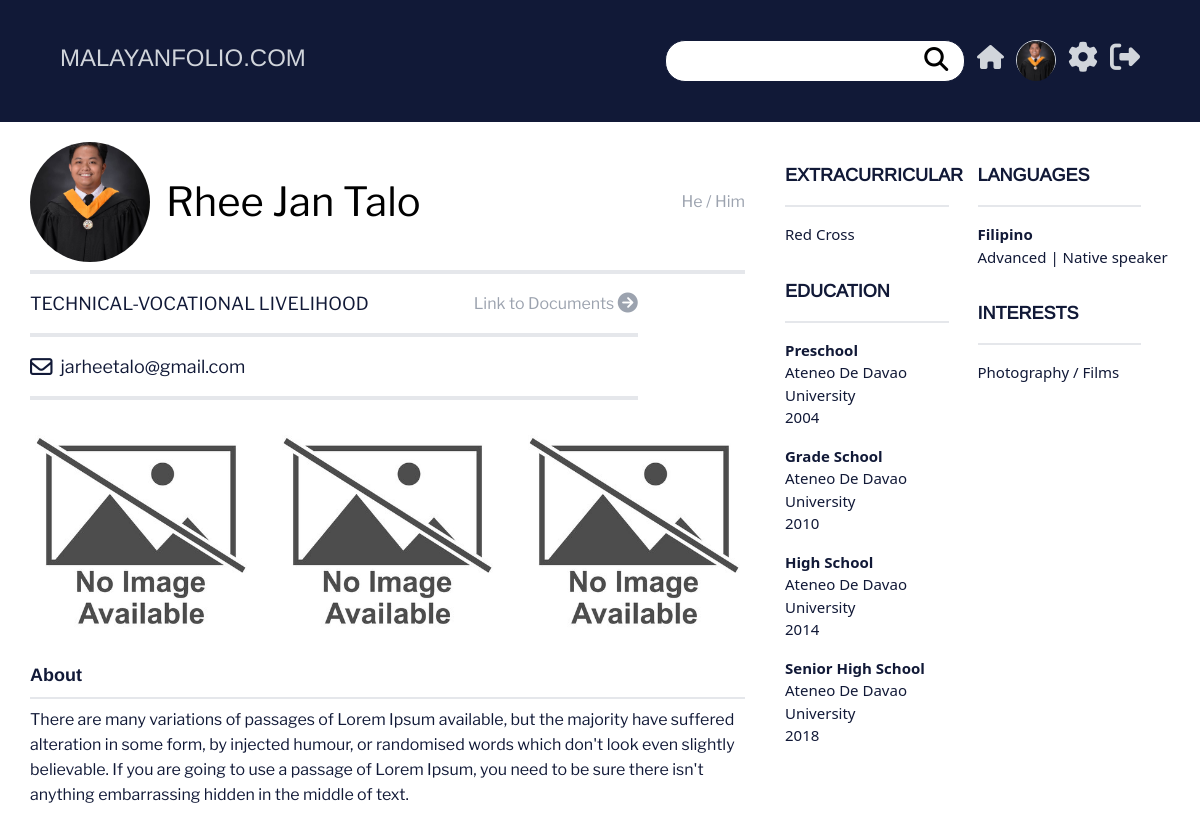
The app's page /profile/view_profile/13 (signed in) with its own data.
### profiles/models.py (models this page shows, shortened)
class UserProfile(models.Model):
    class Strands(models.TextChoices):
            STEM = "STEM", _("Science, Technology, Engineering, And Mathematics")
            ABM = "ABM", _("Accountancy, Business, and Management")
            HUMSS = "HUMSS",_("Humanities and Social Sciences")
            TVL = "TVL", _("Technical-Vocational Livelihood")
            ADT = "ADT",_("Arts and Design")
            ICT = "ICT", _("Information and Communications Technology")
    class Pronouns(models.TextChoices):
        F = "F", _("She / Her")
        M = "M", _("He / Him")
        T = "T",_("They / Them")
        AP = "AP", _("Any Pronouns")
        X = "X",_("Rather Not Say")
    user_id = models.ForeignKey(settings.AUTH_USER_MODEL, on_delete=models.CASCADE, db_constraint=False)
    fname = models.CharField(max_length=255, null=True, blank=True)
    lname = models.CharField(max_length=255, null=True, blank=True)
    strand = models.CharField(max_length=100, choices=Strands.choices, null=True, blank=True)
    pronouns = models.CharField(max_length=100, choices=Pronouns.choices, null=True, blank=True)
    pfp = models.ImageField(upload_to = 'images', null=True, blank=True)
    email = models.EmailField(max_length=120, null=True, blank=True)
    onedlink = models.URLField(max_length=200, null=True, blank=True)
    about = models.CharField(max_length=2550, null=True, blank=True)

class Clubs(models.Model):
    class ClubList(models.TextChoices):
        acads = "acads", _("Academics (Math, Science, Etc.)")
        red_cross = "red_cross", _("Red Cross")
        photo = "photo",_("Photography")
        sports = "sports", _("Sports")
        arts = "arts",_("Art")
        school_news = "school_news", _("School Newspaper")
        performance = "performance", _("Performance")
    user_id = models.ForeignKey(UserProfile, on_delete=models.CASCADE)
    user_club = models.CharField(max_length=100, choices=ClubList.choices, null=True, blank=True)

class Education(models.Model):
    class EducList(models.TextChoices):
        PS = "PS",_("Preschool")
        GS = "GS", _("Grade School")
        HS = "HS", _("High School")
        SHS = "SHS", _("Senior High School")
        COL = "COL",_("College")
    user_id = models.ForeignKey(UserProfile, on_delete=models.CASCADE)
    educ_type = models.CharField(max_length=255, choices=EducList.choices, null=True, blank=True)
    year = models.CharField(max_length=255, null=True, blank=True)
    school = models.CharField(max_length=255, null=True, blank=True)

class Languages(models.Model):
    class LanguageProficiency(models.TextChoices):
        BG = "BG",_("Beginner | limited working")
        MR = "MR", _("Mid-range | Conversation")
        AD = "AD", _("Advanced | Native speaker")
    user_id = models.ForeignKey(UserProfile, on_delete=models.CASCADE)
    user_lang = models.CharField(max_length=255, null=True, blank=True)
    lang_proficiency = models.CharField(choices=LanguageProficiency.choices, max_length=255, null=True, blank=True)

class Interests(models.Model):
    class InterestList(models.TextChoices):
        sports = "sports", _("Sports")
        travel = "travel", _("Travelling")
        photo = "photo",_("Photography / Films")
        art = "art", _("Art")
        gaming = "gaming",_("Gaming")
        pets = "pets", _("Pets")
        music = "music", _("Music")
        literature = "literature", _("Literature")
    user_id = models.ForeignKey(UserProfile, on_delete=models.CASCADE)
    user_interest = models.CharField(max_length=100, choices=InterestList.choices, null=True, blank=True)

### malayanfolio/views.py (the view)
def ViewProfile(request, user_id):
    if request.user.is_authenticated:
        loggedInProfile = UserProfile.objects.get(user_id = request.user.id)
    else:
        loggedInProfile = None
    userProfile = UserProfile.objects.get(id=user_id)
    userOutputs = Outputs.objects.get(user_id = userProfile.id)
    userClubs = Clubs.objects.filter(user_id = userProfile.id)
    userLanguages = Languages.objects.filter(user_id = userProfile.id)
    userInterests = Interests.objects.filter(user_id = userProfile.id)
    userEducation = Education.objects.filter(user_id = userProfile.id)
    context={
        'UserProfile' : userProfile,
        'userOutputs':userOutputs,
        'userClubs':userClubs,
        'userLanguages':userLanguages,
        'userInterests':userInterests,
        'userEducation':userEducation,
        'userProfile':loggedInProfile
    }
    return render(request, 'profile.html', context)

### templates/profile.html
{% extends "base.html" %}
{% block content %}
{% load static %}
<div class="w-[95%] m-auto flex flex-row">
    <div class="mt-5 w-[65%]">
        <div class="flex flex-row items-center LibreFranklinRegular">
            {% if UserProfile.pfp %}
            <img src="{{UserProfile.pfp.url}}" class="profile">
            {% else %}
            <img src="{% static 'images/default.png' %}" class="profile">
            {% endif %}
            <span class=" text-[40px] ml-4">{{UserProfile.fname|default_if_none:"---"}} {{UserProfile.lname|default_if_none:"---"}}</span>
            <span class="ml-auto text-gray-400">{{UserProfile.get_pronouns_display|default_if_none:"---"}}</span>
        </div>
        <hr class="mt-2 border-[2px]">
        <div class="flex flex-row items-center LibreFranklinRegular py-4 text-[#111937] w-[85%]">
            <span class="text-[18px]">{{UserProfile.get_strand_display|default_if_none:"---"|upper}}</span>
            <a class="ml-auto text-gray-400" href="{% url 'documents' 'Certificates' UserProfile.id %}"><span>Link to Documents <i class="fa-solid fa-circle-arrow-right fa-lg"></i></span></a>
        </div>
        <hr class="border-[2px] w-[85%]">
        <div class="flex flex-row items-center LibreFranklinRegular py-4 text-[#111937] w-[85%]">
            <span class="text-[18px]"><i class="fa-regular fa-envelope fa-lg mr-2" style="color:#111937"></i>{{UserProfile.email|default_if_none:"---"}}</span>
        </div>
        <hr class="border-[2px] w-[85%]">
        <div class="flex flex-row gap-[25px] mt-5 pb-5 ">
            <div>
                {% if userOutputs.img_output1 %}
                <img src="{{userOutputs.img_output1.url}}" class="w-[270px]">
                {% else %}
                <img src="{% static 'images/no-image.jpg' %}" class="w-[270px]">
                {% endif %}
            </div>
            <div>
                {% if userOutputs.img_output2 %}
                <img src="{{userOutputs.img_output2.url}}" class="w-[270px]">
                {% else %}
                <img src="{% static 'images/no-image.jpg' %}" class="w-[270px]">
                {% endif %}
            </div>
            <div>
                {% if userOutputs.img_output3 %}
                <img src="{{userOutputs.img_output3.url}}" class="w-[270px]">
                {% else %}
                <img src="{% static 'images/no-image.jpg' %}" class="w-[270px]">
                {% endif %}
            </div>
        </div>
        <div class="text-[#111937]">
            <span class="text-[18px] ArimoBold ">About</span>
            <hr class="mt-2 border-[1px]">
            <div class="pt-2 pb-10">
                <span class="LibreFranklinRegular">{{UserProfile.about|default_if_none:"---"}}
                    </span>
            </div>
        </div>
    </div>
    <div class="w-[35%] flex flex-row ml-10 mt-10 text-[#111937]">
        <div class=" w-[50%]">
            <div>
                <p class="ArimoReg text-[18px]"><b>EXTRACURRICULAR</b></p>
                <hr class="border-[1px] w-[85%] my-4">
                {% if userClubs %}
                    {% for clubs in userClubs %}
                    <p class="my-2 text-[15px]">{{ clubs.get_user_club_display }}</p>
                    {% endfor %}
                {% else %}
                <p class="my-1 text-[15px]"><b>---</b></p>
                {% endif %}
            </div>
            <div class="mt-8">
                <p class="ArimoReg text-[18px]"><b>EDUCATION</b></p>
                <hr class="border-[1px] w-[85%] my-4">
                {% if userEducation %}
                {% for educ in userEducation %}
                    <div class="my-4">
                        <p class="text-[15px]"><b>{{educ.get_educ_type_display}}</b></p>
                        <p class="text-[15px]">{{educ.school|default_if_none:"---"|title}}</p>
                        <p class="text-[15px]">{{educ.year|default_if_none:"---"|title}}</p>
                    </div>
                {% endfor %}
                {% else %}
                <p class="my-1 text-[15px]"><b>---</b></p>
                {% endif %}
            </div>
        </div>
        <div class=" w-[50%]">
            <div>
                <p class="ArimoReg text-[18px]"><b>LANGUAGES</b></p>
                <hr class="border-[1px] w-[85%] my-4">
                {% if userLanguages %}
                {% for lang in userLanguages %}
                <div class="my-4">
                    <p class="text-[15px]"><b>{{lang.user_lang|title}}</b></p>
                    <p class="text-[15px]">{{lang.get_lang_proficiency_display}}</p>
                </div>
                {% endfor %}
                {% else %}
                <p class="my-1 text-[15px]"><b>---</b></p>
                {% endif %}
            </div>
            <div class="mt-8">
                <p class="ArimoReg text-[18px]"><b>INTERESTS</b></p>
                <hr class="border-[1px] w-[85%] my-4">
                {% if userInterests %}
                {% for interest in userInterests %}
                <p class="my-2 text-[15px]">{{interest.get_user_interest_display}}</p>
                {% endfor %}
                {% else %}
                <p class="my-1 text-[15px]"><b>---</b></p>
                {% endif %}
            </div>
        </div>
    </div>
</div>
{% endblock %}

### templates/partials/navbar.html (shortened to what this page needs)
{% block content %}
{% load static %}
<div class="bg-[#111937] py-[40px]">
    <div class="w-[90%] m-auto">
        <div class="flex flex-row ">
            <div class="text-gray-300">
                <span class="ArimoReg  text-[24px]">MALAYANFOLIO.COM</span>
            </div>
            <div class="ml-auto flex flex-row ArimoReg  text-[24px]">
                <div class="mr-3">
                    <form method="POST" action="{% url 'profile-search' %}"> {% csrf_token %}
                        <button type="submit" class="ml-[16.2rem] mt-[.15rem] absolute"><i class="fa-solid fa-magnifying-glass text-[#000] "></i></button>
                        <input type='text' name="search_value" class="pr-[40px] w-[300px] border-[1px] border-[#111937] rounded-[20px] focus:ring-[1px] focus:ring-[#6e87da] focus:border-[1px] focus:border-[#6e87da]">
                    </form>
                </div>
                <div class="mr-3">
                    <a href="{% url 'home' %}"><i class="fa-solid fa-house text-[#D1D5DB]" ></i></a>
                </div>
                <div class="border-[1px] rounded-[50px] border-[#D1D5DB] text-center h-[40px] w-[40px]">
                    {% if user.is_authenticated %}
                    <a href="{% url 'my-profile' %}">
                        {% if userProfile.pfp %}
                        <img src="{{ userProfile.pfp.url }}" class="profile-picture">
                        {% else %}
                        <img src="{% static 'images/default.png' %}" class="profile-picture">
                        {% endif %}
                    </a>
                    {% endif %}
                </div>
                <div class="ml-3 ">
                    <a href="{% url 'edit-profile' %}"><i class="fa-solid fa-cog text-[#D1D5DB] fa-lg" aria-hidden="true"></i></a>
                </div>
                {% if user.is_authenticated %}
                <div class="ml-3 ">
                    <button><i class="fa-solid fa-right-from-bracket text-[#D1D5DB] fa-lg" onclick="OpenModal()"></i></button>
                </div>
                {% endif %}
            </div>
        </div>
    </div>
</div>
{% endblock %}

### records on screen
UserProfile: pfp (picture), fname "Rhee Jan", lname "Talo", pronouns "He / Him", strand "TECHNICAL-VOCATIONAL LIVELIHOOD", email "jarheetalo@gmail.com", about "There are many variations of passages of Lorem Ipsum available, but the majority have suffered alteration in some form, by injected humour, or randomised words which don't look even slightly believable. If you are going to use a passage of Lorem Ipsum, you need to be sure there isn't anything embarrassing hidden in the middle of text."
Clubs: user_club "Red Cross"
Education: educ_type "Preschool", school "Ateneo De Davao University", year "2004"
Education: educ_type "Grade School", school "Ateneo De Davao University", year "2010"
Education: educ_type "High School", school "Ateneo De Davao University", year "2014"
Education: educ_type "Senior High School", school "Ateneo De Davao University", year "2018"
Languages: user_lang "Filipino", lang_proficiency "Advanced | Native speaker"
Interests: user_interest "Photography / Films"
